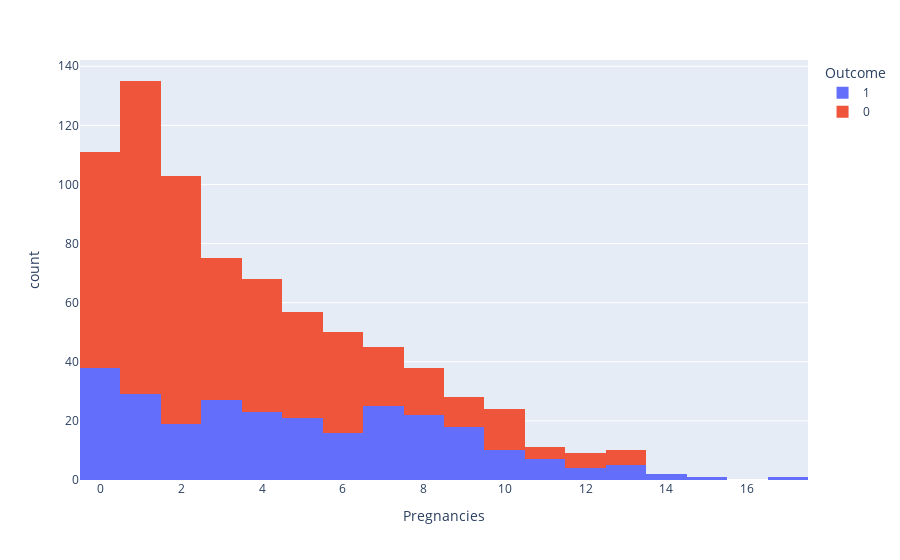
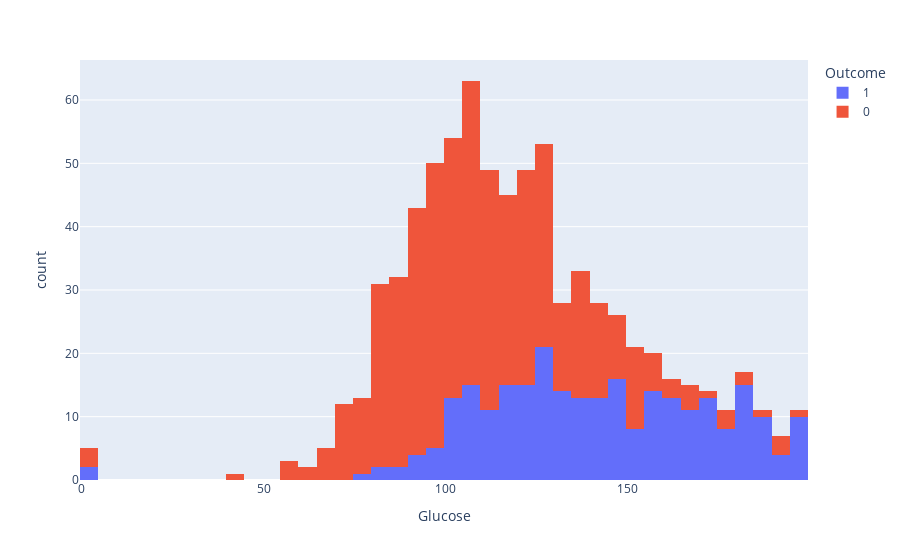
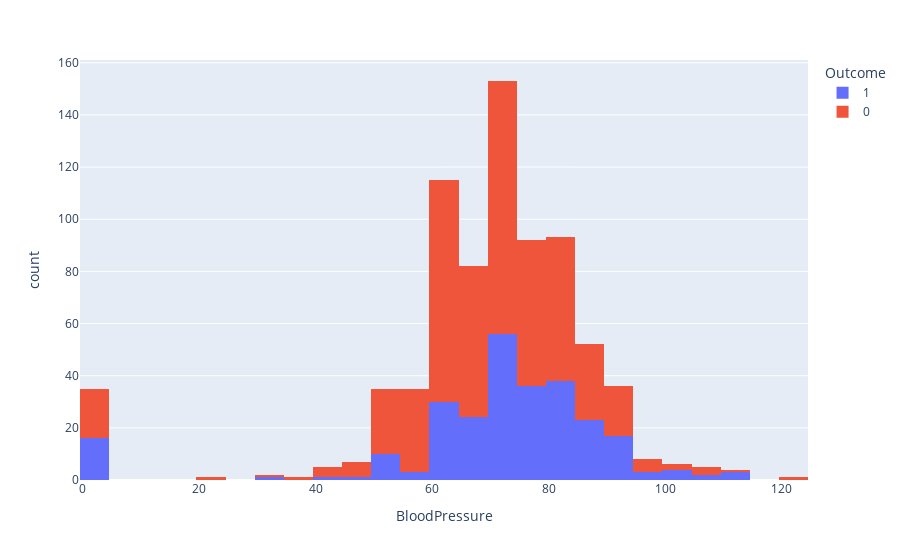
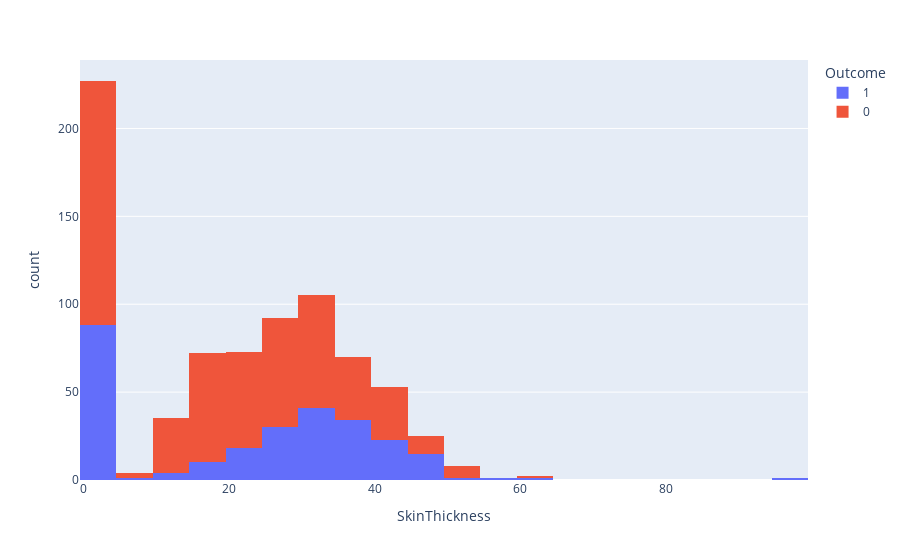

Notebook source saved alongside these figures, in order:
### Markdown cell above
Data Representation

### Code cell
features = ['Pregnancies', 'Glucose', 'BloodPressure', 'SkinThickness', 'Insulin', 'BMI', 'DiabetesPedigreeFunction', 'Age']
for column in features:
    px.histogram(data, x = data[column], color = 'Outcome').show()

### Figure 1 — Plotly figure (JSON) as saved in the notebook; plotly's stock layout.template omitted (floating-point values rounded to 4 significant figures; data arrays with more than 128 entries replaced by an {"elided": "..."} marker saying what was removed)
{"data": [{"alignmentgroup": "True", "bingroup": "x", "hovertemplate": "Outcome=1<br>Pregnancies=%{x}<br>count=%{y}<extra></extra>", "legendgroup": "1", "marker": {"color": "#636efa", "pattern": {"shape": ""}}, "name": "1", "offsetgroup": "1", "orientation": "v", "showlegend": true, "type": "histogram", "x": {"elided": "268 int values"}, "xaxis": "x", "yaxis": "y"}, {"alignmentgroup": "True", "bingroup": "x", "hovertemplate": "Outcome=0<br>Pregnancies=%{x}<br>count=%{y}<extra></extra>", "legendgroup": "0", "marker": {"color": "#EF553B", "pattern": {"shape": ""}}, "name": "0", "offsetgroup": "0", "orientation": "v", "showlegend": true, "type": "histogram", "x": {"elided": "500 int values"}, "xaxis": "x", "yaxis": "y"}], "layout": {"barmode": "relative", "legend": {"title": {"text": "Outcome"}, "tracegroupgap": 0}, "margin": {"t": 60}, "xaxis": {"anchor": "y", "domain": [0, 1], "title": {"text": "Pregnancies"}}, "yaxis": {"anchor": "x", "domain": [0, 1], "title": {"text": "count"}}}}

### Figure 2 — Plotly figure (JSON) as saved in the notebook; plotly's stock layout.template omitted (floating-point values rounded to 4 significant figures; data arrays with more than 128 entries replaced by an {"elided": "..."} marker saying what was removed)
{"data": [{"alignmentgroup": "True", "bingroup": "x", "hovertemplate": "Outcome=1<br>Glucose=%{x}<br>count=%{y}<extra></extra>", "legendgroup": "1", "marker": {"color": "#636efa", "pattern": {"shape": ""}}, "name": "1", "offsetgroup": "1", "orientation": "v", "showlegend": true, "type": "histogram", "x": {"elided": "268 int values"}, "xaxis": "x", "yaxis": "y"}, {"alignmentgroup": "True", "bingroup": "x", "hovertemplate": "Outcome=0<br>Glucose=%{x}<br>count=%{y}<extra></extra>", "legendgroup": "0", "marker": {"color": "#EF553B", "pattern": {"shape": ""}}, "name": "0", "offsetgroup": "0", "orientation": "v", "showlegend": true, "type": "histogram", "x": {"elided": "500 int values"}, "xaxis": "x", "yaxis": "y"}], "layout": {"barmode": "relative", "legend": {"title": {"text": "Outcome"}, "tracegroupgap": 0}, "margin": {"t": 60}, "xaxis": {"anchor": "y", "domain": [0, 1], "title": {"text": "Glucose"}}, "yaxis": {"anchor": "x", "domain": [0, 1], "title": {"text": "count"}}}}

### Figure 3 — Plotly figure (JSON) as saved in the notebook; plotly's stock layout.template omitted (floating-point values rounded to 4 significant figures; data arrays with more than 128 entries replaced by an {"elided": "..."} marker saying what was removed)
{"data": [{"alignmentgroup": "True", "bingroup": "x", "hovertemplate": "Outcome=1<br>BloodPressure=%{x}<br>count=%{y}<extra></extra>", "legendgroup": "1", "marker": {"color": "#636efa", "pattern": {"shape": ""}}, "name": "1", "offsetgroup": "1", "orientation": "v", "showlegend": true, "type": "histogram", "x": {"elided": "268 int values"}, "xaxis": "x", "yaxis": "y"}, {"alignmentgroup": "True", "bingroup": "x", "hovertemplate": "Outcome=0<br>BloodPressure=%{x}<br>count=%{y}<extra></extra>", "legendgroup": "0", "marker": {"color": "#EF553B", "pattern": {"shape": ""}}, "name": "0", "offsetgroup": "0", "orientation": "v", "showlegend": true, "type": "histogram", "x": {"elided": "500 int values"}, "xaxis": "x", "yaxis": "y"}], "layout": {"barmode": "relative", "legend": {"title": {"text": "Outcome"}, "tracegroupgap": 0}, "margin": {"t": 60}, "xaxis": {"anchor": "y", "domain": [0, 1], "title": {"text": "BloodPressure"}}, "yaxis": {"anchor": "x", "domain": [0, 1], "title": {"text": "count"}}}}

### Figure 4 — Plotly figure (JSON) as saved in the notebook; plotly's stock layout.template omitted (floating-point values rounded to 4 significant figures; data arrays with more than 128 entries replaced by an {"elided": "..."} marker saying what was removed)
{"data": [{"alignmentgroup": "True", "bingroup": "x", "hovertemplate": "Outcome=1<br>SkinThickness=%{x}<br>count=%{y}<extra></extra>", "legendgroup": "1", "marker": {"color": "#636efa", "pattern": {"shape": ""}}, "name": "1", "offsetgroup": "1", "orientation": "v", "showlegend": true, "type": "histogram", "x": {"elided": "268 int values"}, "xaxis": "x", "yaxis": "y"}, {"alignmentgroup": "True", "bingroup": "x", "hovertemplate": "Outcome=0<br>SkinThickness=%{x}<br>count=%{y}<extra></extra>", "legendgroup": "0", "marker": {"color": "#EF553B", "pattern": {"shape": ""}}, "name": "0", "offsetgroup": "0", "orientation": "v", "showlegend": true, "type": "histogram", "x": {"elided": "500 int values"}, "xaxis": "x", "yaxis": "y"}], "layout": {"barmode": "relative", "legend": {"title": {"text": "Outcome"}, "tracegroupgap": 0}, "margin": {"t": 60}, "xaxis": {"anchor": "y", "domain": [0, 1], "title": {"text": "SkinThickness"}}, "yaxis": {"anchor": "x", "domain": [0, 1], "title": {"text": "count"}}}}
